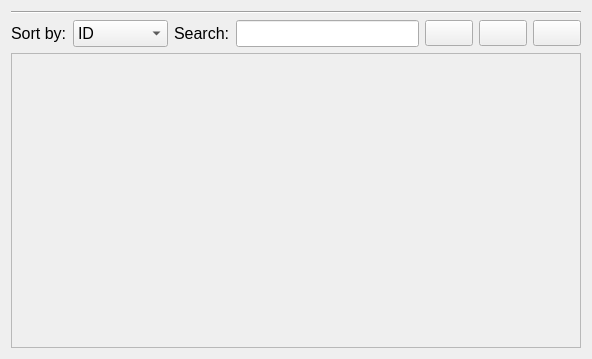
<?xml version="1.0" encoding="UTF-8"?>
<ui version="4.0">
 <class>CountryGridWidget</class>
 <widget class="QWidget" name="CountryGridWidget">
  <property name="geometry">
   <rect>
    <x>0</x>
    <y>0</y>
    <width>592</width>
    <height>359</height>
   </rect>
  </property>
  <property name="windowTitle">
   <string>Form</string>
  </property>
  <layout class="QVBoxLayout" name="verticalLayout">
   <item>
    <widget class="Line" name="line">
     <property name="orientation">
      <enum>Qt::Horizontal</enum>
     </property>
    </widget>
   </item>
   <item>
    <layout class="QHBoxLayout" name="horizontalLayout">
     <property name="sizeConstraint">
      <enum>QLayout::SetDefaultConstraint</enum>
     </property>
     <item>
      <widget class="QLabel" name="sortLabel">
       <property name="font">
        <font>
         <pointsize>12</pointsize>
        </font>
       </property>
       <property name="text">
        <string>Sort by:</string>
       </property>
      </widget>
     </item>
     <item>
      <widget class="QComboBox" name="sortBox">
       <property name="font">
        <font>
         <pointsize>12</pointsize>
        </font>
       </property>
       <item>
        <property name="text">
         <string>ID</string>
        </property>
       </item>
       <item>
        <property name="text">
         <string>Name</string>
        </property>
       </item>
       <item>
        <property name="text">
         <string>Divisions</string>
        </property>
       </item>
       <item>
        <property name="text">
         <string>Users</string>
        </property>
       </item>
      </widget>
     </item>
     <item>
      <widget class="QLabel" name="searchLabel">
       <property name="font">
        <font>
         <pointsize>12</pointsize>
        </font>
       </property>
       <property name="text">
        <string>Search:</string>
       </property>
      </widget>
     </item>
     <item>
      <widget class="QLineEdit" name="searchField">
       <property name="font">
        <font>
         <pointsize>12</pointsize>
        </font>
       </property>
      </widget>
     </item>
     <item>
      <widget class="QPushButton" name="selectAll">
       <property name="font">
        <font>
         <pointsize>11</pointsize>
        </font>
       </property>
       <property name="toolTip">
        <string>Select all</string>
       </property>
       <property name="text">
        <string/>
       </property>
       <property name="icon">
        <iconset resource="resource.qrc">
         <normaloff>:/icons/select</normaloff>:/icons/select</iconset>
       </property>
       <property name="iconSize">
        <size>
         <width>24</width>
         <height>24</height>
        </size>
       </property>
      </widget>
     </item>
     <item>
      <widget class="QPushButton" name="unselectAll">
       <property name="font">
        <font>
         <pointsize>11</pointsize>
        </font>
       </property>
       <property name="toolTip">
        <string>Unselect all</string>
       </property>
       <property name="text">
        <string/>
       </property>
       <property name="icon">
        <iconset resource="resource.qrc">
         <normaloff>:/icons/unselect</normaloff>:/icons/unselect</iconset>
       </property>
       <property name="iconSize">
        <size>
         <width>24</width>
         <height>24</height>
        </size>
       </property>
       <property name="checkable">
        <bool>false</bool>
       </property>
      </widget>
     </item>
     <item>
      <widget class="QPushButton" name="showSelected">
       <property name="font">
        <font>
         <pointsize>11</pointsize>
        </font>
       </property>
       <property name="toolTip">
        <string>Show selected</string>
       </property>
       <property name="text">
        <string/>
       </property>
       <property name="icon">
        <iconset resource="resource.qrc">
         <normaloff>:/icons/selected</normaloff>:/icons/selected</iconset>
       </property>
       <property name="iconSize">
        <size>
         <width>24</width>
         <height>24</height>
        </size>
       </property>
       <property name="checkable">
        <bool>true</bool>
       </property>
      </widget>
     </item>
    </layout>
   </item>
   <item>
    <widget class="QScrollArea" name="scrollArea">
     <property name="widgetResizable">
      <bool>true</bool>
     </property>
     <widget class="QWidget" name="scrollAreaWidgetContents">
      <property name="geometry">
       <rect>
        <x>0</x>
        <y>0</y>
        <width>572</width>
        <height>292</height>
       </rect>
      </property>
      <layout class="QVBoxLayout" name="verticalLayout_2">
       <property name="spacing">
        <number>0</number>
       </property>
       <property name="leftMargin">
        <number>0</number>
       </property>
       <property name="topMargin">
        <number>0</number>
       </property>
       <property name="rightMargin">
        <number>0</number>
       </property>
       <property name="bottomMargin">
        <number>0</number>
       </property>
       <item>
        <layout class="QGridLayout" name="gridLayout"/>
       </item>
      </layout>
     </widget>
    </widget>
   </item>
  </layout>
 </widget>
 <resources>
  <include location="resource.qrc"/>
 </resources>
 <connections/>
</ui>
